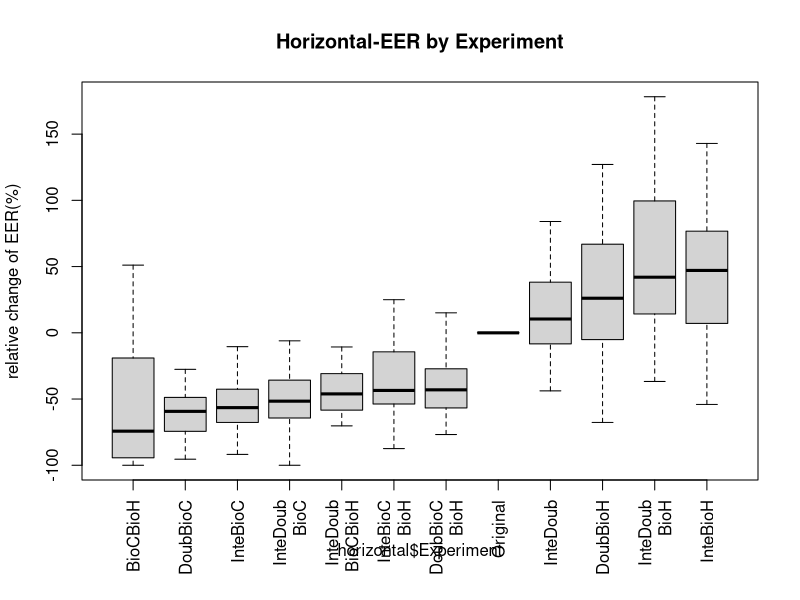

This figure's R source:
hOriginal<-c(0.0137931034,0.1172413793,0.1941747573,0.027972028,0.156,0.0502283105,0.087804878,0.1124497992,0.0220588235,0.1398601399,0.1623616236,0.1004366812,0.1836734694,0.1388888889,0.1352040816,0.1529411765,0.1,0.0522648084,0.0381679389,0.00456621,0.1728395062,0.0230769231,0.1166180758,0.0574712644,0.0546875,0.0072463768,0.0693641618,0.1481481481,0.1471698113,0.0444444444,0.0718954248,0.0847457627,0.1818181818,0.1379310345,0.2055674518,0.1118012422,0.032537961,0.0987341772,0.0419847328,0.135678392,0.0289855072)
hBioCBioH<-c(0.002008032128514056,0.004487776901570005,0.03680203045685279,0.010642642029503343,0.040160642570281124,0.001557632398753894,0.015986627155991185,0.14953271028037382,0.0017985611510791368,0.002008032128514056,0.13148148148148148,0.1074561403508772,0.0,0.1873065015479876,0.09974424552429667,0.12248995983935743,0.03306878306878307,0.0,0.025139664804469275,0.0743801652892562,0.040106951871657755,0.05622489959839357,0.001072961373390558,0.03076923076923077,0.05252918287937743,0.008620689655172414,0.015351232600435777,0.002617801047120419,0.06818181818181818,0.051094890510948905,0.010040160642570281,0.013157894736842105,0.07707725947521865,0.00778816199376947,0.001072961373390558,0.03477583638087498,0.4041916167664671,0.0,0.0019157088122605363,0.026759530791788857,0.043795620437956206)
hDoubBioC<-c(0.004016064257028112,0.06756756756756757,0.07106598984771574,0.025547445255474453,0.03614457831325301,0.024922118380062305,0.05472228554061241,0.06542056074766354,0.008992805755395683,0.050200803212851405,0.09444444444444444,0.039473684210526314,0.08115183246073299,0.04953560371517028,0.029411764705882353,0.101334750767777,0.04497354497354497,0.019230769230769232,0.019553072625698324,0.045454545454545456,0.07034396250082525,0.002008032128514056,0.054032833243659206,0.025,0.007782101167315175,0.0072992700729927005,0.029595015576323987,0.03795811518324607,0.056818181818181816,0.0036496350364963502,0.03413654618473896,0.015789473684210527,0.1316660592808552,0.018691588785046728,0.05150214592274678,0.029595015576323987,0.017964071856287425,0.039461604924937894,0.0019157088122605363,0.06463831867057673,0.0072992700729927005)
hDoubBioH<-c(0.02125744356737294,0.22788730374937272,0.20440096594549306,0.04667959777448828,0.15575120996807745,0.047646481457773227,0.11549274371248386,0.22330443268400704,0.04387960220059247,0.1481029011149493,0.26711833785004513,0.16581565854935848,0.1737721266517078,0.22512485593545908,0.13940364690170476,0.2387550200803213,0.10961582700713135,0.038566854831915076,0.08667747025459507,0.13831654024680176,0.20510662177328842,0.0754556688291628,0.10612620278031507,0.0686335403726708,0.07204523346303501,0.0676440976591996,0.10385716600939982,0.10011357655336713,0.17322876653862568,0.0880778588807786,0.11406409953539648,0.0644513826940232,0.1790345602526725,0.07664625631109678,0.18344659036719124,0.1409657320872274,0.40718562874251496,0.09138405875364511,0.013571677364780812,0.10797491039426524,0.056726654920714825)
hInteBioC<-c(0.004016064257028112,0.04885654885654886,0.07614213197969544,0.032846715328467155,0.07630522088353414,0.02336448598130841,0.03271028037383177,0.06230529595015576,0.02158273381294964,0.08032128514056225,0.08518518518518518,0.08991228070175439,0.06282722513089005,0.04489164086687306,0.034526854219948847,0.10936687928183322,0.04497354497354497,0.022727272727272728,0.0111731843575419,0.049586776859504134,0.05789925397768535,0.009870250231696015,0.0669083697243459,0.019230769230769232,0.013618677042801557,0.06204379562043796,0.04027335098049808,0.04319371727748691,0.11553030303030302,0.0036496350364963502,0.03413654618473896,0.039473684210526314,0.08984375,0.01557632398753894,0.07081545064377683,0.024922118380062305,0.020958083832335328,0.03323793066205854,0.009578544061302681,0.10756761159986966,0.0072992700729927005)
hInteBioH<-c(0.014360891843235008,0.1860778550433723,0.2496919816667488,0.06796488183349497,0.22834929461435485,0.03996500661460334,0.12186763923714003,0.22170926697443982,0.06382247143461701,0.2306709354902126,0.23884372177055102,0.1775006546216287,0.16565160095451795,0.23341845382025264,0.15176802283459756,0.23459721237892747,0.11746031746031746,0.05109950290673182,0.0592136125207898,0.13625042454432243,0.14811513831121675,0.07361754711152302,0.14669853226391721,0.08031533683707598,0.09742825875486381,0.20859551975836899,0.13921452109556479,0.09476716806559737,0.2572289799402475,0.0880778588807786,0.11733207339160563,0.10771632471008027,0.11602587463556852,0.0633526694596627,0.23053767286599902,0.11973452526073411,0.40918562874251496,0.07186251215034022,0.034221525600835946,0.23305637015314434,0.043795620437956206)
hInteDoub<-c(0.0129206481096801,0.18366908022080436,0.174227490020206,0.06842427645347353,0.23087220677582124,0.05502923227926428,0.11790897348225819,0.13669631798220921,0.056072788827761316,0.20031173645631478,0.19448961156278227,0.12676747839748626,0.20782134843466182,0.2080461458498113,0.12534151514887004,0.21796598157335223,0.10129974695192087,0.053521779425393885,0.036867243805705996,0.09536208913543907,0.14286657423912325,0.02157862218103182,0.14712083484528085,0.04349020544672719,0.048759727626459144,0.06569343065693431,0.09587992725046368,0.1116720684783512,0.18899381135296628,0.03317112733171128,0.07032049767698244,0.10071364852809991,0.1572256134596696,0.07747878397249973,0.22698100460975995,0.10571583367194906,0.059880239520958084,0.08557889620909385,0.03847589192416778,0.17159498207885304,0.004310344827586207)
hDoubBioCBioH<-c(0.0054563079905830215,0.16551724137931034,0.1280370607658568,0.02097902097902098,0.07738646895273402,0.030619212222079972,0.06394650862396474,0.0784446195998949,0.03676470588235294,0.0979020979020979,0.09245709123757903,0.038328096360303744,0.07666417352281227,0.039089512101421434,0.0315634192540349,0.08628632175761872,0.05197837589141937,0.02108433734939759,0.04198473282442748,0.028595418695045095,0.12190532778768072,0.02123880135928329,0.050472978891127264,0.03327759197324415,0.02146157587548638,0.0603448275862069,0.07981740586678192,0.0593991523310895,0.08322663252240717,0.03333333333333333,0.06209150326797386,0.03916146297948261,0.09762588070942663,0.05483940272854227,0.09282109362581466,0.08126777732629012,0.017964071856287425,0.06358678042985204,0.00974025974025974,0.0680596285434995,0.01658066951925497)
hInteBioCBioH<-c(0.002008032128514056,0.14241881138432863,0.1482800256271253,0.03496503496503497,0.10956647101225414,0.024495369777663978,0.06700098776688701,0.05192733551026536,0.04411764705882353,0.15034965034965034,0.08699186991869919,0.034956794972505895,0.09367097624390071,0.03190323382522429,0.03454867627418975,0.08642806520198441,0.05368069933287325,0.030120481927710843,0.015267175572519083,0.028812408015396807,0.07993332012939855,0.023246833487797346,0.07924273326743327,0.034460105112279024,0.027328550583657588,0.14655172413793102,0.10138116075126502,0.047480539627136484,0.12601365770379855,0.03333333333333333,0.06209150326797386,0.05508474576271186,0.06586719509232264,0.04621871307336986,0.11365442695914799,0.05952864689150752,0.020958083832335328,0.04648180149044173,0.022727272727272728,0.14165852069077875,0.0036496350364963502)
hInteDoubBioC<-c(0.008904583852651988,0.1458670872463976,0.08539500271056133,0.02097902097902098,0.14653485737823088,0.019929159732001878,0.02756629435453233,0.04012310925946778,0.01830300465509945,0.10191816215912601,0.08523035230352304,0.056592039800995024,0.07169569398440004,0.05324738423990418,0.02943358676012325,0.11957240727616347,0.04838969404186796,0.018556744460358918,0.028487355537549577,0.04164308087097626,0.076021654453027,0.011538461538461539,0.06342984772081733,0.010797897754419493,0.03514105058365759,0.0,0.03201699890155403,0.04622704230034073,0.07725138711054204,0.022222222222222223,0.030159855106701314,0.04808206958073149,0.04670417274052478,0.06190245998496079,0.1606262915275791,0.06989028850060951,0.008982035928143712,0.04370072362026137,0.013571677364780812,0.0680596285434995,0.004310344827586207)
hInteDoubBioH<-c(0.03160227115357984,0.496551724137931,0.28266226405795675,0.0979020979020979,0.21537431778395633,0.058123159646652156,0.10885191094901603,0.18413842285027962,0.09183241641980534,0.2802398404808043,0.17583559168925023,0.09403639696255564,0.1993802756704776,0.14690628460373778,0.13179647879332768,0.20879990550437041,0.14337474120082816,0.06674951554469627,0.04757132500319843,0.07480470961168345,0.21243480557206046,0.040639481000926785,0.16737258974711897,0.03830625895843287,0.062469601167315175,0.1724137931034483,0.19298435164676858,0.23517271946591317,0.20894686299615878,0.04063260340632603,0.17595873690841798,0.15022301516503123,0.1742627854713314,0.17708669029970997,0.3739866475917978,0.22311391033455236,0.059880239520958084,0.3680473053245491,0.026558690351793802,0.19208211143695014,0.02586206896551724)
hInteDoubBioCBioH<-c(0.006024096385542169,0.1458670872463976,0.08815484697649204,0.013986013986013986,0.11708371949335805,0.026159689327017455,0.05316465314185852,0.07193259017377923,0.01830300465509945,0.10392619428764008,0.08979223125564588,0.0672623723487824,0.07169569398440004,0.09608822399493797,0.056279077887276,0.11640680368532955,0.049045318610536,0.015544696267587834,0.020853767751290032,0.03414279784142798,0.07580709051297287,0.013716404077849862,0.07537319035523468,0.022336359292881032,0.02925887645914397,0.0,0.037365170259125204,0.05661514169367572,0.13142872385830132,0.03317112733171128,0.02563193952279707,0.052765388046387154,0.06775009110787172,0.042270920614459126,0.10710737561595932,0.06369362047947988,0.0658682634730539,0.046238794686251215,0.013571677364780812,0.09636689475399152,0.0)

hBioCBioH<-(hBioCBioH-hOriginal)/hOriginal*100
hDoubBioC<-(hDoubBioC-hOriginal)/hOriginal*100
hDoubBioH<-(hDoubBioH-hOriginal)/hOriginal*100
hInteBioC<-(hInteBioC-hOriginal)/hOriginal*100
hInteBioH<-(hInteBioH-hOriginal)/hOriginal*100
hInteDoub<-(hInteDoub-hOriginal)/hOriginal*100
hDoubBioCBioH<-(hDoubBioCBioH-hOriginal)/hOriginal*100
hInteBioCBioH<-(hInteBioCBioH-hOriginal)/hOriginal*100
hInteDoubBioH<-(hInteDoubBioH-hOriginal)/hOriginal*100
hInteDoubBioC<-(hInteDoubBioC-hOriginal)/hOriginal*100
hInteDoubBioCBioH<-(hInteDoubBioCBioH-hOriginal)/hOriginal*100
hOriginal<-(hOriginal-hOriginal)/hOriginal*100

#horizontal<-matrix(c(hBioCBioH,hDoubBioC,hDoubBioH,hInteBioC,hInteBioH,hInteDoub,hDoubBioCBioH,hInteBioCBioH,hInteDoubBioH,hInteDoubBioC,hInteDoubBioCBioH),nrow=451)
horizontal<-matrix(c(hOriginal,hBioCBioH,hDoubBioC,hDoubBioH,hInteBioC,hInteBioH,hInteDoub,hDoubBioCBioH,hInteBioCBioH,hInteDoubBioH,hInteDoubBioC,hInteDoubBioCBioH),nrow=492)


ex0=rep('Original',41)
ex1=rep('BioCBioH',41)
ex2=rep('DoubBioC',41)
ex3=rep('DoubBioH',41)
ex4=rep('InteBioC',41)
ex5=rep('InteBioH',41)
ex6=rep('InteDoub',41)
ex7=rep('DoubBioC\nBioH',41)
ex8=rep('InteBioC\nBioH',41)
ex9=rep('InteDoub\nBioH',41)
ex10=rep('InteDoub\nBioC',41)
ex11=rep('InteDoub\nBioCBioH',41)
ex<-c(ex0,ex1,ex2,ex3,ex4,ex5,ex6,ex7,ex8,ex9,ex10,ex11)

horizontal<-data.frame(EER=horizontal,Experiment=ex)
par(mar=c(6,4.1,4.1,2.1),mgp=c(3,1,0))
boxplot(horizontal$EER ~ horizontal$Experiment,at=rank(tapply(horizontal$EER, horizontal$Experiment, median)),main="Horizontal-EER by Experiment",ylab="relative change of EER(%)",las=3,outline=FALSE)
